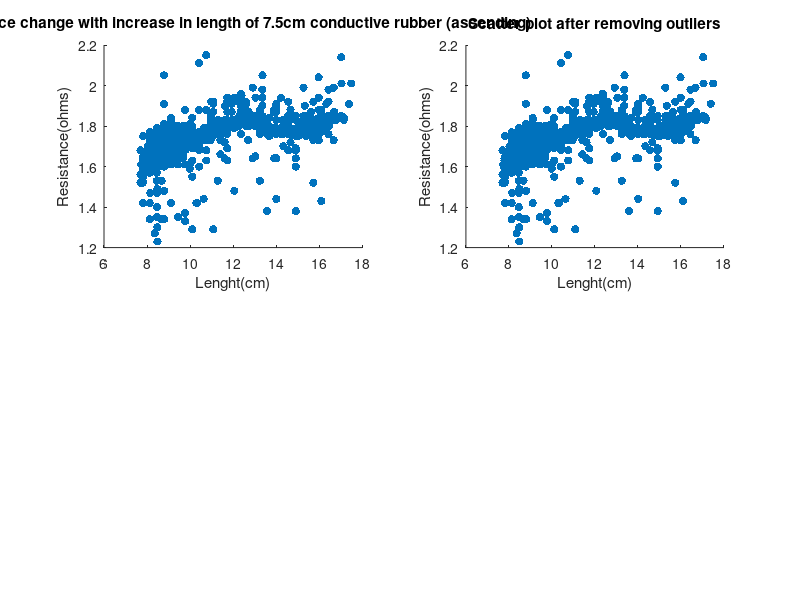

MATLAB code for this plot:
clc;
clear all;
close all;
length=[7.8
7.8
7.8
7.7
7.8
7.8
7.82
7.8
7.7
7.82
7.8
7.8
7.8
7.8
7.8
7.8
7.82
7.8
7.8
7.82
7.82
8.68
8.46
8.48
8.46
8.46
8.36
8.48
8.46
8.46
8.48
8.36
8.48
8.13
8.13
8.13
8.13
8.15
8.15
8.13
8.13
8.13
8.13
8.13
8.03
8.15
8.15
8.15
8.13
8.03
8.13
8.13
7.82
7.82
7.73
7.82
7.82
7.82
7.8
7.8
7.8
7.82
7.8
7.82
7.8
7.8
7.8
7.7
7.8
7.8
7.82
8.79
8.68
8.79
8.8
8.79
8.48
8.46
8.46
8.48
8.46
8.46
8.46
8.46
8.48
8.36
8.46
8.46
8.46
8.46
8.36
8.48
8.46
8.48
8.46
8.36
8.46
8.46
8.46
8.13
8.13
8.13
8.13
8.13
8.13
8.13
8.13
8.13
8.03
8.13
8.15
8.13
8.13
8.03
8.13
8.15
8.13
8.15
8.04
8.13
8.15
8.13
8.13
8.15
8.13
8.15
8.03
9.11
9.11
8.79
8.8
8.68
8.79
8.8
8.79
8.79
8.68
8.79
8.79
8.79
8.79
8.79
8.79
8.79
8.68
8.79
8.46
8.46
8.46
8.36
8.46
8.48
8.46
8.46
8.36
8.46
8.46
8.46
8.48
8.36
8.46
8.48
8.48
8.46
8.48
8.46
8.46
8.36
8.46
8.48
8.46
9.44
9.01
9.11
9.11
8.13
8.15
8.03
8.13
8.13
9.11
9.11
9.03
9.11
9.11
9.01
9.11
9.11
9.11
9.11
9.01
9.11
9.11
9.11
9.11
9.01
9.11
9.11
8.79
8.79
8.68
8.79
8.79
8.8
8.79
8.79
8.79
8.79
8.68
8.79
8.79
8.8
8.8
8.68
8.79
8.79
8.8
8.79
8.68
9.77
9.44
9.44
8.46
8.36
8.46
8.46
8.48
8.46
9.44
9.44
9.44
9.34
9.44
9.44
9.44
9.44
9.34
9.44
9.11
9.11
9.11
9.01
9.13
9.11
9.11
9.11
9.03
9.11
9.11
9.01
9.11
9.11
9.11
9.11
9.01
9.13
10.1
10.1
9.77
9.67
9.77
9.77
9.67
9.77
9.68
9.77
9.77
9.67
9.77
9.77
9.77
9.77
9.67
9.77
9.44
9.44
9.44
9.34
9.44
9.44
9.44
9.44
9.34
9.44
9.44
9.34
9.44
9.44
9.44
9.44
9.34
9.44
9.44
9.44
9.44
9.34
9.44
10.42
10.37
10.1
9.99
10.1
10.1
9.99
10.1
10.1
10.1
10.1
9.99
10.1
10.1
9.99
10.1
10.1
10.1
10.1
9.99
10.1
9.77
9.77
9.77
9.67
9.77
9.77
9.67
9.77
9.77
9.77
9.77
9.67
9.77
9.77
9.77
9.77
9.67
9.77
9.77
9.77
9.77
9.67
9.77
10.75
10.32
10.42
10.42
10.42
10.42
10.32
10.42
10.42
10.32
10.42
10.42
10.42
10.42
10.32
10.42
10.42
10.32
10.1
10.1
10.1
10.1
9.99
10.1
10.1
9.99
10.1
10.1
10.1
10.1
10.96
11.06
9.77
9.77
9.77
9.67
10.73
10.75
10.63
10.75
10.75
10.75
10.75
10.65
10.75
10.75
10.65
10.75
10.75
10.42
10.42
10.3
10.42
10.42
11.3
11.41
11.41
10.96
11.08
10.96
11.08
11.08
10.98
11.08
11.08
10.96
10.75
10.65
10.75
10.75
10.65
10.75
10.75
10.75
10.75
10.65
11.73
11.73
11.63
11.41
11.41
11.3
11.41
11.3
11.41
11.41
11.3
11.39
11.41
11.29
11.08
10.98
11.08
11.08
10.96
11.08
11.08
10.96
11.08
10.98
12.06
12.04
11.61
11.73
11.72
11.61
11.73
11.61
11.73
11.73
11.61
11.73
11.73
12.6
11.39
11.3
11.41
12.39
12.27
12.39
12.39
11.96
12.06
11.96
12.06
12.06
11.94
12.04
12.06
11.94
12.06
11.94
12.06
12.06
11.94
13.03
12.7
12.6
12.7
12.6
12.7
12.72
12.6
12.7
12.7
12.6
12.37
12.27
12.37
12.37
12.29
12.37
12.37
12.27
12.39
12.27
12.37
12.37
13.25
12.06
13.03
12.92
13.03
12.92
13.04
13.03
12.92
13.03
12.7
12.6
12.7
12.6
12.7
12.72
12.61
12.72
13.68
12.29
12.39
12.29
12.39
13.36
13.25
13.36
13.36
13.25
13.37
13.25
13.25
13.36
13.25
13.37
13.04
12.92
13.03
12.92
13.04
14.01
13.91
14.01
14.01
13.58
13.68
13.58
13.58
13.68
13.58
13.68
13.68
13.58
13.68
13.58
13.25
13.36
13.25
13.36
13.36
13.25
13.36
13.25
14.23
14.34
14.23
14.34
14.01
13.91
14.01
13.91
13.91
14.01
13.91
14.01
14.01
13.91
14.01
13.58
13.58
13.68
13.58
13.68
13.7
13.58
13.68
13.58
14.56
14.67
14.56
14.67
14.34
14.23
14.34
14.23
14.23
14.34
14.23
14.34
14.34
14.23
14.34
15.29
13.91
14.01
13.91
14.01
14.01
14.92
15.03
14.92
14.92
14.67
14.56
14.67
14.67
14.56
14.67
14.56
14.56
14.67
14.56
14.67
15.73
15.63
15.73
15.63
15.63
15.73
15.63
15.34
15.39
15.29
15.39
15.27
15.29
15.39
15.29
15.34
15.04
14.94
15.04
14.92
14.92
15.03
14.92
15.04
15.04
14.92
15.03
14.56
14.56
14.67
15.99
15.99
16.1
15.98
16.1
15.63
15.63
15.73
15.63
15.63
15.73
15.63
15.73
15.29
15.27
15.39
15.29
15.34
15.39
15.29
15.39
14.92
14.92
15.03
14.92
15.04
16.44
16.34
16.44
15.99
15.98
16.1
15.98
15.98
16.1
15.98
16.1
15.98
15.99
16.1
15.63
15.63
15.73
15.63
15.73
15.63
15.29
15.39
15.29
15.36
15.39
16.68
16.8
16.7
16.34
16.46
16.34
16.34
16.44
16.34
16.44
16.34
16.34
16.44
16.34
15.98
16.1
15.98
16.1
15.98
17.39
17.49
17.04
17.04
17.15
17.03
17.15
17.04
17.04
16.79
16.7
16.68
16.79
16.68
];
Resistance=[1.53
1.52
1.52
1.52
1.55
1.61
1.42
1.63
1.56
1.56
1.55
1.56
1.56
1.56
1.56
1.56
1.6
1.59
1.59
1.75
1.55
1.53
1.6
1.49
1.63
1.57
1.27
1.76
1.4
1.7
1.3
1.59
1.6
1.59
1.59
1.6
1.61
1.6
1.6
1.61
1.34
1.6
1.57
1.75
1.61
1.47
1.69
1.61
1.7
1.63
1.64
1.66
1.61
1.65
1.61
1.61
1.64
1.61
1.61
1.63
1.64
1.64
1.64
1.64
1.63
1.63
1.64
1.68
1.53
1.64
1.63
1.69
1.76
1.61
1.34
1.81
1.69
1.66
1.66
1.66
1.69
1.68
1.66
1.66
1.68
1.65
1.68
1.69
1.47
1.69
1.73
1.69
1.77
1.68
1.79
1.77
1.77
1.35
1.73
1.72
1.68
1.69
1.69
1.66
1.68
1.68
1.68
1.69
1.65
1.65
1.69
1.7
1.75
1.68
1.68
1.68
1.77
1.73
1.59
1.42
1.75
1.69
1.68
1.69
1.69
1.68
1.68
1.68
1.68
1.66
1.65
1.68
1.69
1.48
1.69
1.7
1.69
1.69
1.66
1.79
1.6
2.05
1.73
1.72
1.66
1.68
1.68
1.69
1.66
1.66
1.69
1.68
1.59
1.68
1.66
1.73
1.57
1.66
1.69
1.68
1.53
1.72
1.23
1.59
1.35
1.69
1.68
1.66
1.69
1.66
1.68
1.68
1.64
1.68
1.69
1.69
1.66
1.7
1.65
1.72
1.66
1.69
1.69
1.61
1.77
1.8
1.77
1.65
1.69
1.68
1.68
1.69
1.69
1.69
1.68
1.7
1.69
1.7
1.65
1.73
1.69
1.75
1.64
1.69
1.65
1.79
1.77
1.91
1.34
1.75
1.72
1.7
1.69
1.69
1.69
1.69
1.7
1.69
1.66
1.69
1.68
1.61
1.72
1.69
1.75
1.69
1.63
1.75
1.77
1.63
1.35
1.8
1.66
1.69
1.69
1.7
1.7
1.7
1.69
1.7
1.69
1.7
1.64
1.83
1.66
1.72
1.69
1.73
1.8
1.7
1.42
1.65
1.84
1.8
1.75
1.7
1.69
1.75
1.7
1.7
1.69
1.88
1.69
1.61
1.66
1.69
1.69
1.72
1.73
1.8
1.33
1.8
1.77
1.69
1.69
1.69
1.7
1.7
1.69
1.69
1.69
1.72
1.76
1.73
1.69
1.73
1.69
1.66
1.69
1.65
1.64
1.63
1.35
1.8
1.75
1.69
1.7
1.7
1.7
1.55
1.73
1.72
1.63
1.61
1.7
1.72
1.69
1.72
1.59
1.7
1.29
1.81
1.72
1.7
1.72
1.72
1.79
1.72
1.75
1.73
1.61
1.8
1.37
1.77
1.73
1.7
1.73
1.72
1.7
1.7
1.72
1.69
1.72
1.72
1.77
1.76
1.75
1.77
1.69
1.64
1.68
1.63
1.73
1.72
1.72
1.72
1.68
1.42
2.11
1.72
1.73
1.72
1.75
1.7
1.77
1.42
1.73
1.75
1.72
1.8
1.84
1.84
1.76
1.73
1.73
1.7
1.72
1.72
1.73
1.75
1.79
1.73
1.75
1.75
1.73
1.72
1.79
1.75
1.73
1.44
1.73
1.76
1.76
1.76
1.73
1.75
2.15
1.75
1.75
1.75
1.88
1.6
1.42
1.69
1.76
1.76
1.75
1.73
1.83
1.87
1.77
1.77
1.77
1.92
1.92
1.77
1.85
1.77
1.79
1.79
1.68
1.73
1.73
1.88
1.79
1.77
1.76
1.94
1.69
1.9
1.81
1.79
1.77
1.75
1.76
1.77
1.66
1.79
1.79
1.79
1.53
1.81
1.8
1.91
1.8
1.8
1.79
1.76
1.77
1.29
1.85
1.79
1.8
1.83
1.87
1.76
1.72
1.92
1.8
1.8
1.83
1.64
1.77
1.63
1.8
1.81
1.83
1.8
1.81
1.81
1.95
1.81
1.8
1.81
1.81
1.81
1.48
1.87
1.81
1.83
1.91
1.94
1.83
1.81
1.81
1.8
1.83
1.73
1.81
1.81
1.92
1.81
1.84
1.81
1.83
1.87
1.88
1.76
1.81
1.84
1.83
1.83
1.81
1.9
1.8
1.84
1.84
1.96
1.85
1.84
1.94
1.84
1.84
1.83
1.84
1.94
1.65
1.64
1.85
1.84
1.85
1.85
1.91
1.83
1.8
1.84
1.87
1.84
1.85
1.87
1.92
1.88
1.85
1.85
1.98
1.94
1.77
2.05
1.85
1.85
1.85
1.88
1.83
1.8
1.99
1.85
1.85
1.85
1.44
1.88
1.64
1.91
1.79
1.79
1.76
1.83
1.79
1.38
1.79
1.79
1.8
1.8
1.83
1.87
1.9
1.8
1.79
1.79
1.76
1.79
1.53
1.94
1.79
1.79
1.79
1.83
1.79
1.88
1.77
1.79
1.76
1.79
1.87
1.9
1.64
1.79
1.77
1.76
1.79
1.83
1.76
1.84
1.77
1.75
1.76
1.76
1.83
1.68
1.85
1.76
1.77
1.8
1.77
1.76
1.7
1.77
1.76
1.79
1.77
1.83
1.8
1.87
1.77
1.77
1.76
1.77
1.83
1.75
1.68
1.75
1.79
1.8
1.76
1.72
1.85
1.88
1.76
1.77
1.77
1.76
1.72
1.92
1.76
1.77
1.76
1.75
1.83
1.83
1.9
1.76
1.77
1.76
1.99
1.79
1.85
1.83
1.77
1.77
1.77
1.76
1.75
1.85
1.76
1.77
1.76
1.79
1.6
1.76
1.92
1.77
1.79
1.79
1.73
1.77
1.73
1.88
1.79
1.77
1.79
1.79
1.84
1.81
1.87
1.8
1.8
1.79
1.77
1.81
1.9
1.75
1.8
1.8
1.69
1.64
1.8
1.38
1.8
1.8
1.79
1.76
1.88
1.77
1.43
1.81
1.81
1.81
2.04
1.87
1.84
1.94
1.81
1.77
1.87
1.73
1.8
1.52
1.81
1.81
1.83
1.85
1.83
1.77
1.73
1.84
1.83
1.83
1.8
1.83
1.83
1.92
1.84
1.85
1.83
1.84
1.98
1.91
1.77
1.85
1.84
1.79
1.76
1.91
2.01
1.85
1.85
1.84
2.14
1.83
1.84
2.01
1.84
1.87
1.85
1.83
1.99
];

mean_resistance = mean(Resistance);
std_resistance = std(Resistance);
z_scores = abs((Resistance - mean_resistance) / std_resistance);

% Set a threshold for outliers (e.g., 3 times the standard deviation)
z_score_threshold =8;

% Identify and remove outliers in resistance data and corresponding length data
resistance_no_outliers = Resistance(z_scores <= z_score_threshold);
length_no_outliers = length(z_scores <= z_score_threshold);
subplot(2,2,1)
scatter(length, Resistance, 'blue', 'filled', 'o' );
xlabel("Lenght(cm)");
ylabel("Resistance(ohms)");
title("Resistance change with increase in length of 7.5cm conductive rubber (ascending)");
subplot(2,2,2)
scatter(length_no_outliers, resistance_no_outliers, "red","filled","o");
xlabel("Lenght(cm)");
ylabel("Resistance(ohms)");
title("Scatter plot after removing outliers");
